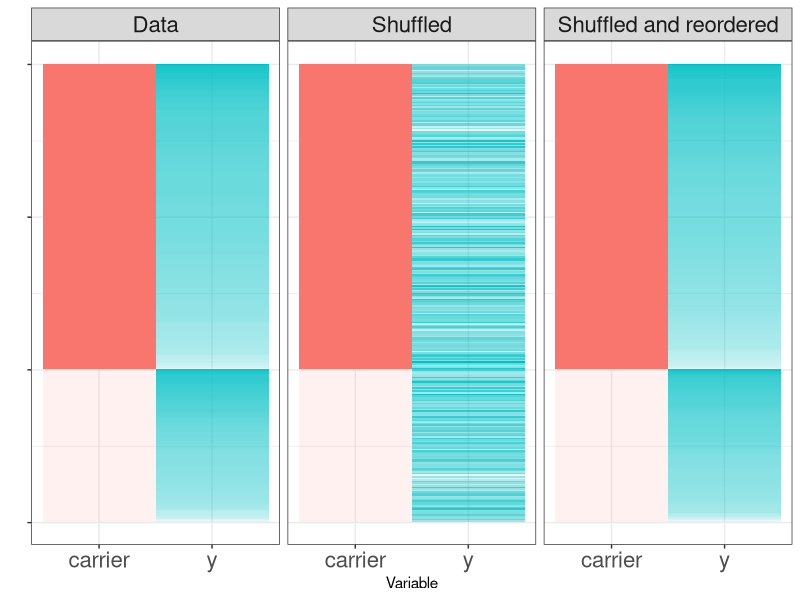
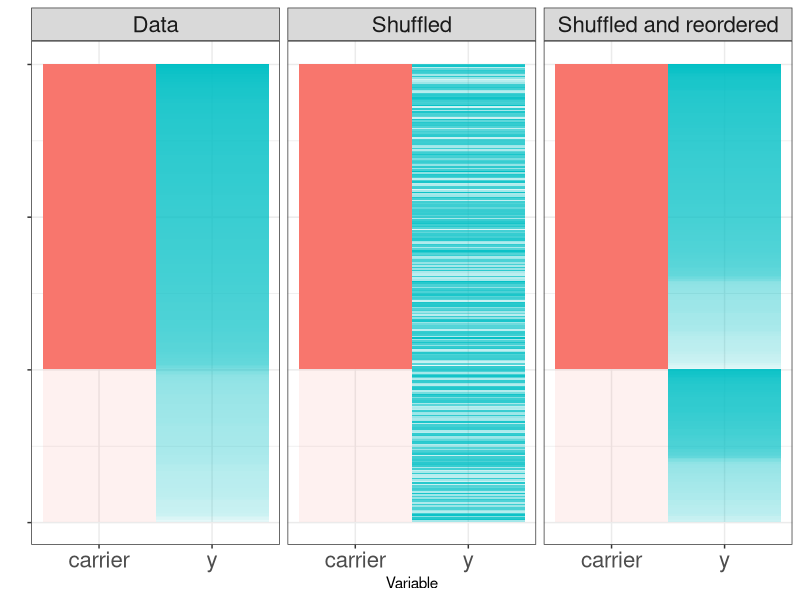
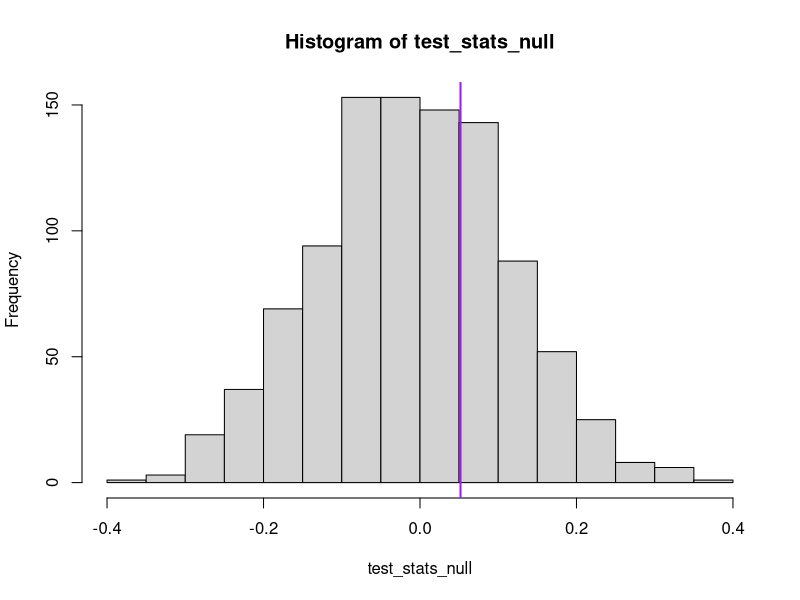
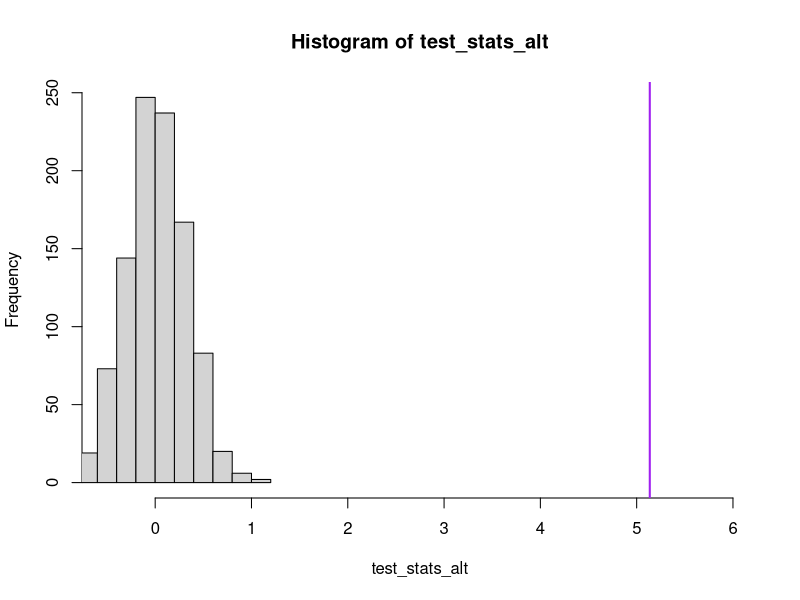
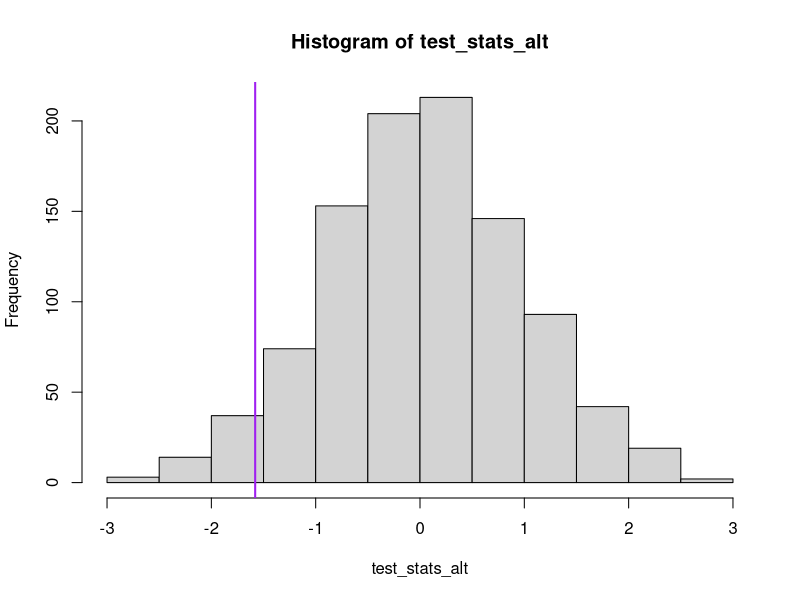
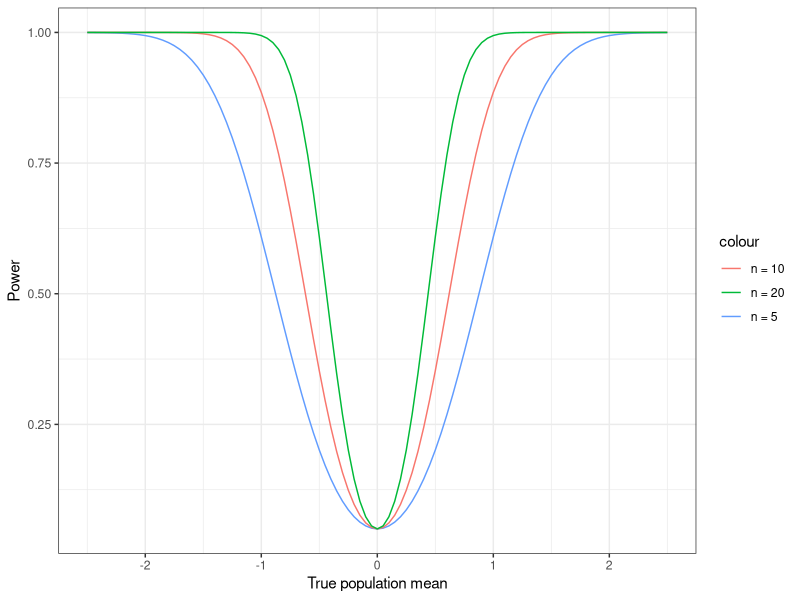
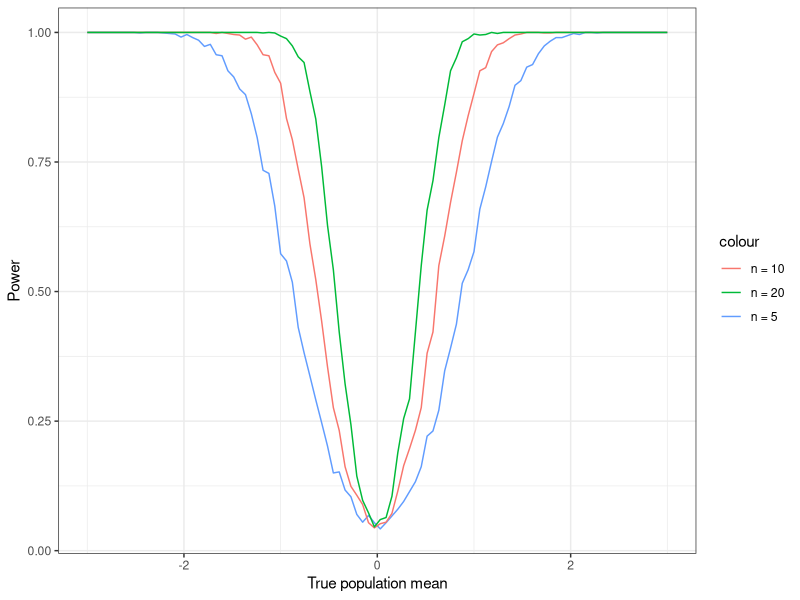
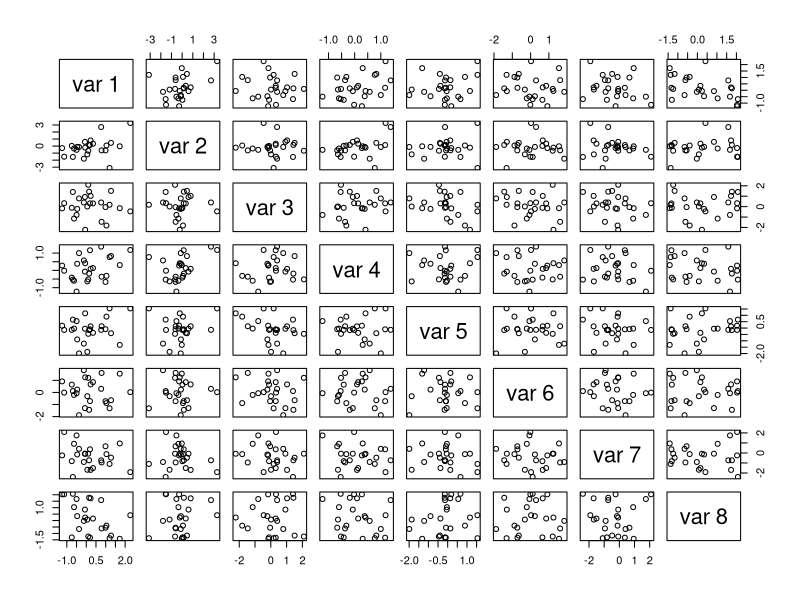

Write the R code that produced these figures, in order.
## ---- chunk 1
#| eval: true
#| echo: true
carrier <- rep(c(0,1), c(100,200))

# an example where y is independent of the gene
null_y <- rnorm(300) 
# an example where y is dependent on the gene
alt_y <- rnorm(300, mean = carrier * 5) 
## ---- chunk 2
#| eval: true
#| echo: false
#| message: false
#| warning: false
#| fig-alt: "Side-by-side comparison of three heatmaps labeled 'Data', 'Shuffled', and 'Shuffled and reordered' showing different distributions of red and blue shading."
library(tidyverse)
library(ggplot2)
data_dat <- data.frame(carrier = carrier, 
                       y = null_y) |>
  arrange(carrier, y) |>
  mutate(id = 1:length(carrier)) |>
  pivot_longer(cols = c("carrier", "y"), names_to = "Variable", values_to = "Value") |>
  group_by(Variable) |>
  mutate(Value = (Value - min(Value)) / (max(Value) - min(Value))) |>
  ungroup() |>
  mutate(label = "Data")
shuffle_dat <- data_dat |>
  group_by(Variable) |>
  mutate(Value = ifelse(Variable == "y", sample(Value), Value)) |>
  mutate(label = "Shuffled")
reorder_dat <- shuffle_dat |>
  pivot_wider(names_from = "Variable", values_from = "Value") |>
  arrange(carrier, y) |>
  mutate(id = 1:length(carrier)) |>
  pivot_longer(cols = c("carrier", "y"), names_to = "Variable", values_to = "Value") |>
  mutate(label = "Shuffled and reordered")
  
plot_dat <- bind_rows(data_dat, shuffle_dat, reorder_dat)

ggplot(plot_dat, aes(x = Variable, y = id, fill = Variable)) + 
  geom_tile(aes(alpha = Value)) +
  facet_wrap(~label,) +
  theme_bw() + 
  theme(legend.position = "none", 
        axis.text.y = element_blank(), 
        axis.text.x = element_text(size = 16), 
        strip.text = element_text(size = 16)) +
  ylab("") 

## ---- chunk 3
#| eval: true
#| echo: false
#| message: false
#| warning: false
#| fig-alt: "Three heatmaps showing data arrangements: original, shuffled, and shuffled and reordered"
library(tidyverse)
library(ggplot2)
data_dat <- data.frame(carrier = carrier, 
                       y = alt_y) |>
  arrange(carrier, y) |>
  mutate(id = 1:length(carrier)) |>
  pivot_longer(cols = c("carrier", "y"), names_to = "Variable", values_to = "Value") |>
  group_by(Variable) |>
  mutate(Value = (Value - min(Value)) / (max(Value) - min(Value))) |>
  ungroup() |>
  mutate(label = "Data")
shuffle_dat <- data_dat |>
  group_by(Variable) |>
  mutate(Value = ifelse(Variable == "y", sample(Value), Value)) |>
  mutate(label = "Shuffled")
reorder_dat <- shuffle_dat |>
  pivot_wider(names_from = "Variable", values_from = "Value") |>
  arrange(carrier, y) |>
  mutate(id = 1:length(carrier)) |>
  pivot_longer(cols = c("carrier", "y"), names_to = "Variable", values_to = "Value") |>
  mutate(label = "Shuffled and reordered")
  
plot_dat <- bind_rows(data_dat, shuffle_dat, reorder_dat)

ggplot(plot_dat, aes(x = Variable, y = id, fill = Variable)) + 
  geom_tile(aes(alpha = Value)) +
  facet_wrap(~label) +
  theme_bw() + 
  theme(legend.position = "none", 
        axis.text.y = element_blank(), 
        axis.text.x = element_text(size = 16), 
        strip.text = element_text(size = 16)) +
  ylab("") 

## ---- chunk 4
#| eval: true
#| echo: true
t.test(null_y[carrier == 0], null_y[carrier == 1], var.equal=TRUE)
## ---- chunk 5
#| eval: true
#| echo: true
t.test(alt_y[carrier == 0], alt_y[carrier == 1], var.equal=TRUE)
## ---- chunk 6
#| eval: true
#| echo: true
set.seed(1)
null_diff <- mean(null_y[carrier==1]) - mean(null_y[carrier==0])
single_test <- function(label, y) {
  resample <- sample(label)
  # resample test statistic
  mean(y[resample == 1]) - mean(y[resample == 0])
}
test_stats_null <- replicate(1000, single_test(carrier, null_y))
## ---- chunk 7
#| eval: true
#| echo: true
#| fig-alt: "Histogram of test_stats_alt with a bell-shaped distribution and a vertical purple line slightly above zero."
hist(test_stats_null)
abline(v = null_diff, lwd=2, col="purple")
mean(abs(test_stats_null) > abs(null_diff)) # P-value
## ---- chunk 8
#| eval: true
#| echo: true
#| fig-alt: "Histogram of test_stats_alt with a bell-shaped distribution and a vertical purple line slightly above zero."
set.seed(1)
alt_diff <- mean(alt_y[carrier==1]) - mean(alt_y[carrier==0])
test_stats_alt <- replicate(1000, single_test(carrier, alt_y))
hist(test_stats_alt, xlim = c(-0.5, 6))
abline(v = alt_diff, lwd=2, col="purple")
mean(abs(test_stats_alt) > abs(alt_diff)) # P-value
## ---- chunk 9
#| eval: true
#| echo: true
head(sleep)
## ---- chunk 10
#| eval: true
#| echo: true
#| fig-alt: "Histogram of test_stats_alt with a purple vertical line at approximately -2."
test_stat <- mean(sleep$extra[sleep$group == 1]) - 
  mean(sleep$extra[sleep$group == 2])
single_test <- function(label, y) {
  resample <- sample(label)
  # resample test statistic
  mean(y[resample == 1]) - mean(y[resample == 2])
}
test_stats_alt <- replicate(1000, single_test(sleep$group, sleep$extra))
hist(test_stats_alt)
abline(v = test_stat, lwd=2, col="purple")
mean(abs(test_stats_alt) > abs(test_stat)) # P-value
## ---- chunk 11
#| eval: true
#| echo: false
#| fig-alt: "Line graph showing power versus true population mean for three sample sizes: n=10 (red), n=20 (green), and n=5 (blue)."
one_sample_z_power <- function(mu_a, alpha, n) {
  z <- qnorm(1 - alpha / 2)
  return(1 - pnorm(z - mu_a * sqrt(n)) + pnorm(-z - mu_a * sqrt(n)))
}

# plot the power function
mu_a <- data.frame(mu_a = seq(-2.5, 2.5, length.out = 100))
ggplot(mu_a, aes(x = mu_a)) + 
  geom_function(fun = one_sample_z_power, 
                aes(color = "n = 5"),
                args = list(alpha = .05, n = 5)) +
  geom_function(fun = one_sample_z_power, 
                aes(color = "n = 10"),
                args = list(alpha = .05, n = 10)) +
  geom_function(fun = one_sample_z_power, 
                aes(color = "n = 20"),
                args = list(alpha = .05, n = 20)) +
  xlab("True population mean") + ylab("Power") +
  theme_bw()
## ---- chunk 12
#| eval: true
#| echo: false
#| cache: true
#| fig-alt: "Line graph showing power vs. true population mean with curves for n = 5, n = 10, and n = 20."
simulate_test <- function(mu_a, alpha, n) {
  Xbar <- mean(rnorm(n, mean = mu_a, sd = 1))
  Z_score <- Xbar * sqrt(n)
  return(abs(Z_score) > qnorm(1 - alpha / 2))
}
power_sim <- function(mu_a, alpha, n) {
  return(mean(replicate(1000, simulate_test(mu_a, alpha, n))))
}

mu_a <- data.frame(mu_a = seq(-3, 3, length.out = 100))
sample_sizes <- c(5, 10, 20)

# matrix of simulation results
sim_results <- 
  sapply(sample_sizes,
         function(n) 
           sapply(mu_a$mu_a, 
                  function(mu)
                    power_sim(mu, .05, n)))

ggplot(mu_a, aes(x = mu_a)) +
  geom_line(aes(y = sim_results[, 1], color = "n = 5")) +
  geom_line(aes(y = sim_results[, 2], color = "n = 10")) +
  geom_line(aes(y = sim_results[, 3], color = "n = 20")) +
  xlab("True population mean") + ylab("Power") +
  theme_bw()
## ---- chunk 13
#| eval: true
#| echo: true
#| cache: true
#| fig-alt: "Matrix of 64 scatter plots arranged in an 8x8 grid, with rows and columns labeled var 1 to var 8"
no_signal_data <- matrix(rnorm(200), ncol = 8) # 25 x 8 matrix
pairs(no_signal_data) # pairwise scatter plots
## ---- chunk 14
#| eval: true
#| echo: true
#| cache: true
1 - (0.95) ^ 28
## ---- chunk 15
#| eval: true
#| echo: true
#| cache: true
set.seed(1029)
no_signal_data<- matrix(rnorm(200), ncol = 8) # 25 x 8 matrix
pairs_to_compare <- combn(8, 2) # all combinations of 2 numbers from 1-8
p_values <- c()
for (i in 1:ncol(pairs_to_compare)) {
  index_1 <- pairs_to_compare[1, i]
  index_2 <- pairs_to_compare[2, i]
  test_res <- 
    cor.test(no_signal_data[, index_1],
             no_signal_data[, index_2])
  p_values <- c(p_values, test_res$p.value)
}
print(min(p_values))
